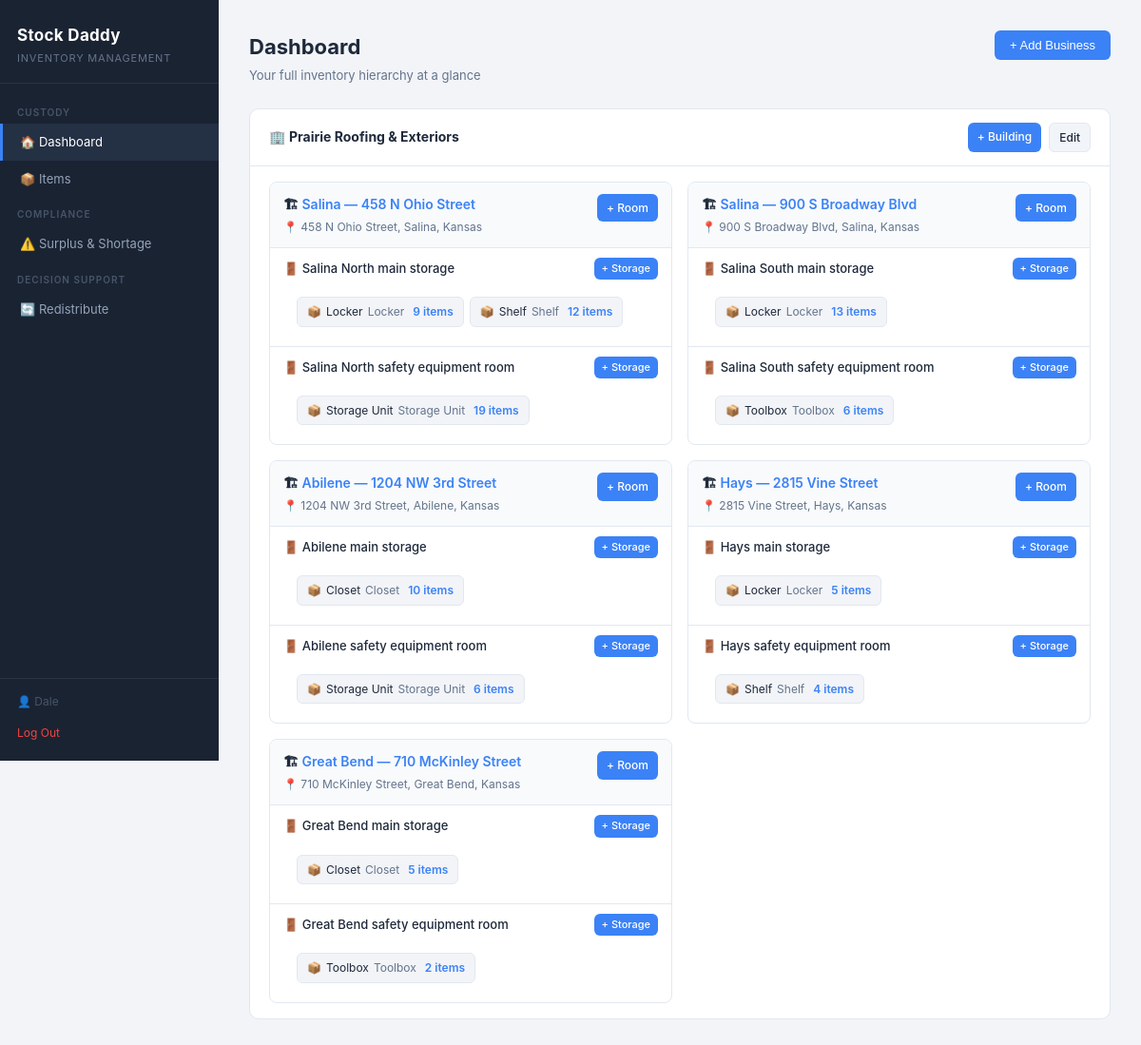
/dashboard (signed in), run on the app's committed database.
### tables this page shows
CREATE TABLE business (
  business_id INTEGER PRIMARY KEY AUTOINCREMENT,
  name        VARCHAR(100) NOT NULL,
  owner_id    INTEGER NOT NULL,
  FOREIGN KEY (owner_id) REFERENCES owners(owner_id)
);

CREATE TABLE room (
  room_id     INTEGER PRIMARY KEY AUTOINCREMENT,
  building_id INTEGER NOT NULL,
  location    VARCHAR(100),
  FOREIGN KEY (building_id) REFERENCES building(building_id)
);

CREATE TABLE storage (
  storage_id    INTEGER PRIMARY KEY AUTOINCREMENT,
  room_id       INTEGER NOT NULL,
  storage_type  VARCHAR(100),
  FOREIGN KEY (room_id) REFERENCES room(room_id)
);

### app.py (the view)
@app.route("/dashboard")
def dashboard():
    if "user" not in session:
        return redirect(url_for("login"))
    businesses = db.get_dashboard_hierarchy()
    return render_template("dashboard.html", user=session["user"], businesses=businesses)

### db.py (called while the page is built)
def get_connection():
    conn = sqlite3.connect(DB_PATH)
    conn.execute("PRAGMA foreign_keys = ON;")
    conn.row_factory = sqlite3.Row
    return conn

### templates/dashboard.html (shortened to what this page needs)
{% extends "base.html" %}
{% block body %}
<div class="app-layout">
    {% include "nav.html" %}
    <main class="main-content">
        <div class="page-header">
            <div>
                <h2>Dashboard</h2>
                <p>Your full inventory hierarchy at a glance</p>
            </div>
            <button class="btn btn-primary">+ Add Business</button>
        </div>
        {% for biz in businesses %}
        <div class="card">
            <div class="card-header">
                <span>🏢 <strong>{{ biz.name }}</strong></span>
                <div class="card-actions">
                    <a href="#" class="btn btn-small">+ Building</a>
                    <a href="#" class="btn btn-small btn-secondary">Edit</a>
                </div>
            </div>
            <div class="building-grid">
                {% for building in biz.buildings %}
                <div class="building-card">
                    <div class="building-header">
                        <div>
                            <div class="building-name">🏗 <a href="{{ url_for('building', building_id=building.id) }}">{{ building.name }}</a></div>
                            <div class="building-address">📍 {{ building.address }}</div>
                        </div>
                        <a href="#" class="btn btn-small">+ Room</a>
                    </div>
                    {% for room in building.rooms %}
                    <div class="room-block">
                        <div class="room-header">
                            <span class="room-name">🚪 {{ room.name }}</span>
                            <a href="#" class="btn btn-tiny">+ Storage</a>
                        </div>
                        <div class="storage-list">
                            {% for storage in room.storages %}
                            <div class="storage-tag">
                                <span class="storage-icon">📦</span>
                                <span class="storage-name">{{ storage.name }}</span>
                                <span class="storage-type">{{ storage.type }}</span>
                                <span class="storage-count">{{ storage.item_count }} items</span>
                            </div>
                            {% endfor %}
                        </div>
                    </div>
                    {% endfor %}
                </div>
                {% endfor %}
            </div>
        </div>
        {% else %}
        <div class="empty-state">
            <p>No businesses yet. Click <strong>+ Add Business</strong> to get started.</p>
        </div>
        {% endfor %}
    </main>
</div>
{% endblock %}

### static/css/main.css (style rules this page uses)
*, *::before, *::after { box-sizing: border-box; margin: 0; padding: 0; }
:root { --bg: #f2f4f8; --surface: #ffffff; --sidebar-bg: #1a2332; --sidebar-hover:#243044; --accent: #3b82f6; --accent-dark: #2563eb; --danger: #ef4444; --warning-bg: #fef3c7; --warning-text: #92400e; --success-bg: #d1fae5; --success-text: #065f46; --surplus-bg: #dbeafe; --surplus-text: #1e40af; --shortage-bg: #fee2e2; --shortage-text:#991b1b; --transit-bg: #ede9fe; --transit-text: #5b21b6; --text: #1e293b; --muted: #64748b; --border: #e2e8f0; --sidebar-w: 230px; }
body { font-family: -apple-system, BlinkMacSystemFont, "Segoe UI", Roboto, sans-serif; background: var(--bg); color: var(--text); font-size: 14px; line-height: 1.6; }
a { color: var(--accent); text-decoration: none; }
.app-layout { display: flex; min-height: 100vh; }
.main-content { flex: 1; padding: 32px; overflow-y: auto; min-width: 0; }
.page-header { display: flex; justify-content: space-between; align-items: flex-start; margin-bottom: 24px; gap: 16px; }
.page-header h2 { font-size: 22px; font-weight: 700; margin-bottom: 2px; }
.page-header p { color: var(--muted); font-size: 13px; }
.card { background: var(--surface); border: 1px solid var(--border); border-radius: 10px; margin-bottom: 20px; overflow: hidden; }
.card-header { display: flex; justify-content: space-between; align-items: center; padding: 14px 20px; border-bottom: 1px solid var(--border); font-weight: 600; font-size: 14px; }
.card-actions { display: flex; gap: 8px; }
.building-grid { display: grid; grid-template-columns: repeat(auto-fill, minmax(320px, 1fr)); gap: 16px; padding: 16px 20px; }
.building-card { border: 1px solid var(--border); border-radius: 8px; overflow: hidden; }
.building-header { display: flex; justify-content: space-between; align-items: flex-start; padding: 12px 14px; background: #f8fafc; border-bottom: 1px solid var(--border); }
.building-name { font-weight: 600; font-size: 14px; }
.building-address { font-size: 12px; color: var(--muted); margin-top: 2px; }
.room-block { padding: 10px 14px; border-bottom: 1px solid var(--border); }
.room-block:last-child { border-bottom: none; }
.room-header { display: flex; justify-content: space-between; align-items: center; margin-bottom: 8px; }
.room-name { font-size: 13px; font-weight: 500; }
.storage-list { display: flex; flex-wrap: wrap; gap: 6px; padding: 10px 14px; }
.storage-tag { display: flex; align-items: center; gap: 5px; background: var(--bg); border: 1px solid var(--border); border-radius: 6px; padding: 5px 10px; font-size: 12px; }
.storage-type { color: var(--muted); }
.storage-count { font-weight: 600; color: var(--accent); margin-left: 4px; }
.btn { display: inline-block; padding: 8px 16px; border-radius: 6px; border: none; cursor: pointer; font-size: 13px; font-weight: 500; text-decoration: none; transition: background 0.12s; background: var(--accent); color: #fff; white-space: nowrap; }
.btn-primary { background: var(--accent); color: #fff; }
.btn-secondary { background: #f1f5f9; color: var(--text); border: 1px solid var(--border); }
.btn-small { padding: 5px 10px; font-size: 12px; }
.btn-tiny { padding: 3px 8px; font-size: 11px; }

### data on the page
business: name "Prairie Roofing & Exteriors", name "Salina — 458 N Ohio Street" "Salina — 900 S Broadway Blvd" "Abilene — 1204 NW 3rd Street" "Hays — 2815 Vine Street" "Great Bend — 710 McKinley Street", address "458 N Ohio Street, Salina, Kansas" "900 S Broadway Blvd, Salina, Kansas" "1204 NW 3rd Street, Abilene, Kansas" "2815 Vine Street, Hays, Kansas" "710 McKinley Street, Great Bend, Kansas"
room: name "Salina North main storage"
storage: name "Locker", type "Locker", item_count "9"
storage: name "Shelf", type "Shelf", item_count "12"
room: name "Salina North safety equipment room"
storage: name "Storage Unit", type "Storage Unit", item_count "19"
room: name "Salina South main storage"
storage: name "Locker", type "Locker", item_count "13"
room: name "Salina South safety equipment room"
storage: name "Toolbox", type "Toolbox", item_count "6"
room: name "Abilene main storage"
storage: name "Closet", type "Closet", item_count "10"
room: name "Abilene safety equipment room"
storage: name "Storage Unit", type "Storage Unit", item_count "6"
room: name "Hays main storage"
storage: name "Locker", type "Locker", item_count "5"
room: name "Hays safety equipment room"
storage: name "Shelf", type "Shelf", item_count "4"
room: name "Great Bend main storage"
storage: name "Closet", type "Closet", item_count "5"
room: name "Great Bend safety equipment room"
storage: name "Toolbox", type "Toolbox", item_count "2"

### other printed values
{{ user }} "Dale"
